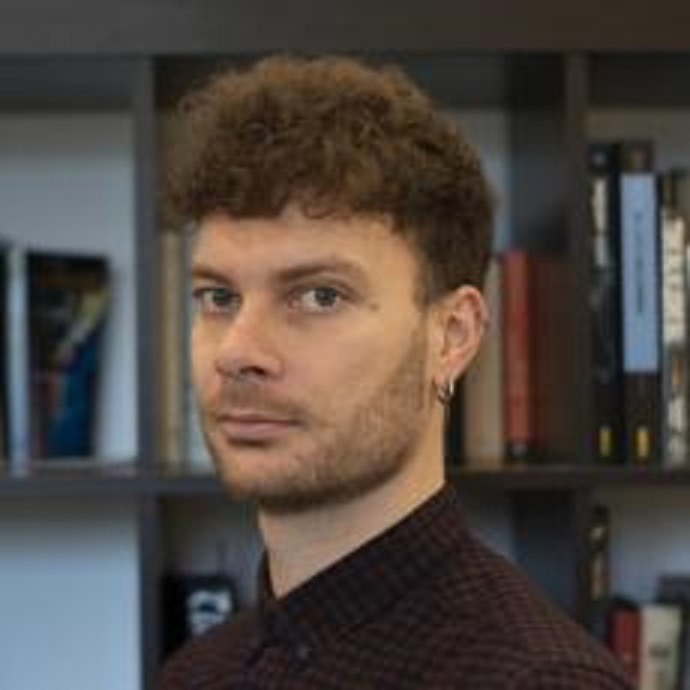
#> input picture pannone.jpg, 690 x 690 px, found by its file name
$ python 'lesson3 - opencv + images.py'
#> lines starting #> are read from the running program, lines starting #| are printed output that depends on the picture; after the words box and inside, x2 and y2 are one past the last pixel; in counts of white or black regions, pixels touching at a corner belong together
import cv2
import numpy as np

img = cv2.imread(
    "pannone.jpg", cv2.IMREAD_COLOR
)  # second argument optional, allows you to speicfy how file is read
#> img is the input picture: shape (690, 690, 3); mean B, G, R 65.6, 71.3, 80
# Note for pngs, the alpha (transparency) channel doesn't have any information, but if you need it, it's -1
print(f"Width: {img.shape[1]} pixels")
#| Width: 690 pixels
print(f"Height: {img.shape[0]} pixels")
#| Height: 690 pixels
print(f"Shape: {img.shape}")
#| Shape: (690, 690, 3)

# cv2.imshow('PANNNNAONEONEENENEEEEENEEEEEEEE',img)
# cv2.waitKey(80)
cv2.destroyAllWindows()  # closes image windows in jupyter notebook
cv2.imwrite("jeff.png", img)  # writes new image

(b, g, r) = img[345, 345]  # notice that it's not rgb, it's bgr
#> b = 120; g = 150; r = 197
print(b, g, r)
#| 120 150 197

# [11 lines of commented-out code are left out]
img[270:330, 150:450, 0:2] = 0  # removes blue and green channels
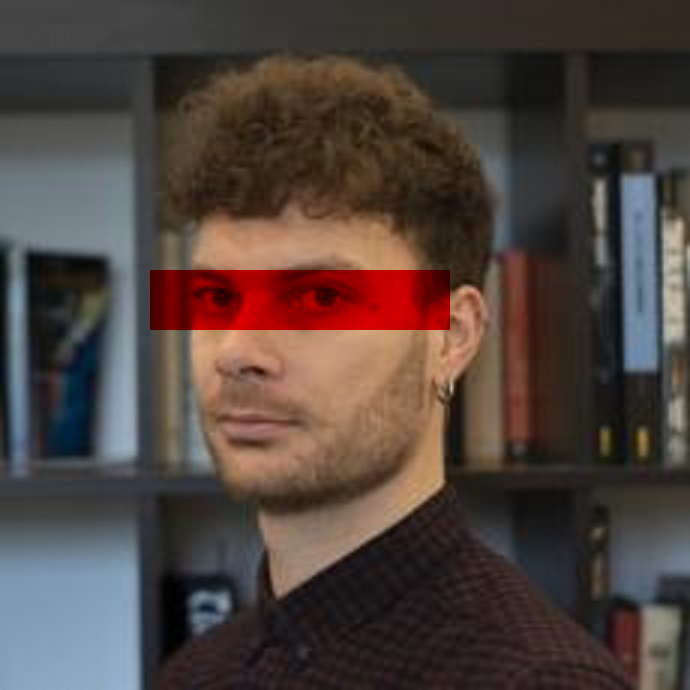
#> img: shape (690, 690, 3); 3.78% of pixels changed, all inside (x1, y1, x2, y2) = (150, 270, 450, 330)
jeff = img[200:400, 120:480]
RED = (0, 0, 255)
cv2.rectangle(jeff, (0, 0), (360, 200), RED, thickness=5)
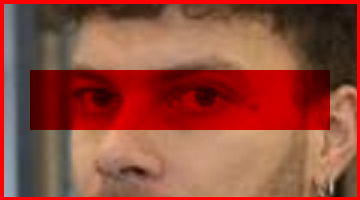
#> jeff: shape (200, 360, 3); mean B, G, R 60, 75.2, 146.6
YELLOW = (0, 255, 255)
cv2.circle(jeff, (100, 99), 5, YELLOW, thickness=-1)
#> jeff: shape (200, 360, 3); 0.11% of pixels changed, all inside (x1, y1, x2, y2) = (95, 94, 106, 105)
cv2.circle(jeff, (205, 96), 5, YELLOW, thickness=-1)
cv2.line(jeff, (205, 96), (250, 250), YELLOW, thickness=2)  # draw a line
cv2.line(jeff, (100, 99), (250, 250), YELLOW, thickness=2)  # draw a line

# cv2.imshow('PANNNNAONEONEENENEEEEENEEEEEEEE',jeff)
# cv2.waitKey(100)
cv2.imwrite("jeff.png", img)  # writes new image
(bluChan, grnChan, redChan) = cv2.split(img)
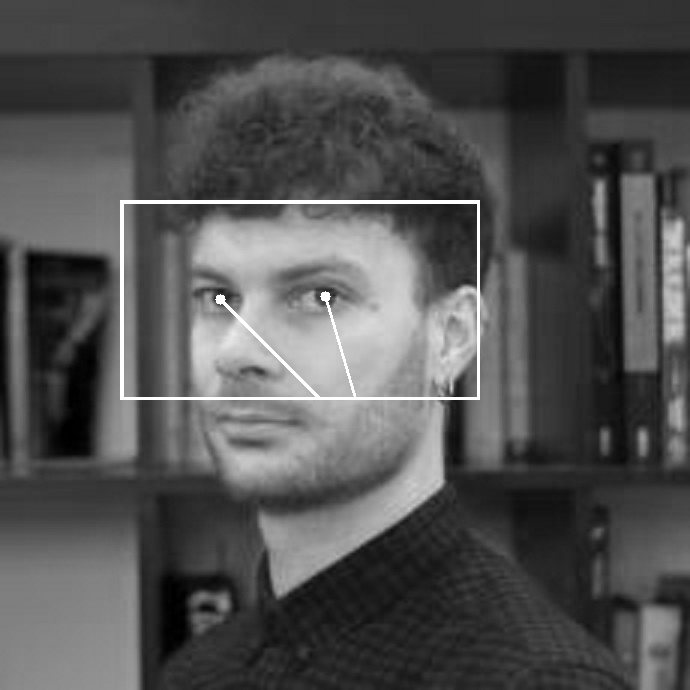
#> redChan: shape (690, 690); min 0, max 255, mean 81.4

img_copy = cv2.merge((grnChan, redChan, bluChan))
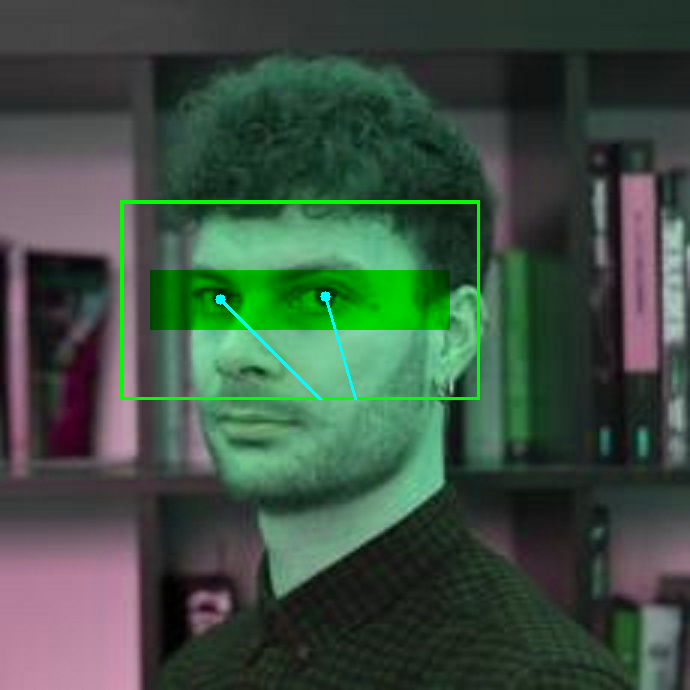
#> img_copy: shape (690, 690, 3); mean of channels 0, 1, 2 66.8, 81.4, 61.6; drawn as B, G, R
# [6 lines of commented-out code are left out]
print(img.shape[0], img.shape[1], img.shape[2])
#| 690 690 3
upscale_img = cv2.resize(
    img, (img.shape[0] // 3, img.shape[1] * 1)
)  # resizes image, requires ints

upscale_img = cv2.resize(upscale_img, None, fx=1.4, fy=0.7)  # resizes image
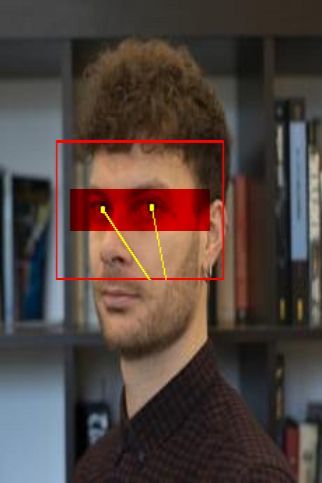
#> upscale_img: shape (483, 322, 3); mean B, G, R 61.6, 66.8, 81.3
tx = 100  # translation
ty = -100  # translation
# stretces and rotates
A11 = 1
A12 = 0.3
A21 = -0.2
A22 = 0.9
# rows and columns
rows = img.shape[0]
#> rows = 690
cols = img.shape[1]
#> cols = 690
M = np.float32([[A11, A12, tx], [A21, A22, ty]])
M = cv2.getRotationMatrix2D((cols // 2, rows // 2), 136.2, 0.86)
dst_img = cv2.warpAffine(img, M, (rows, cols))
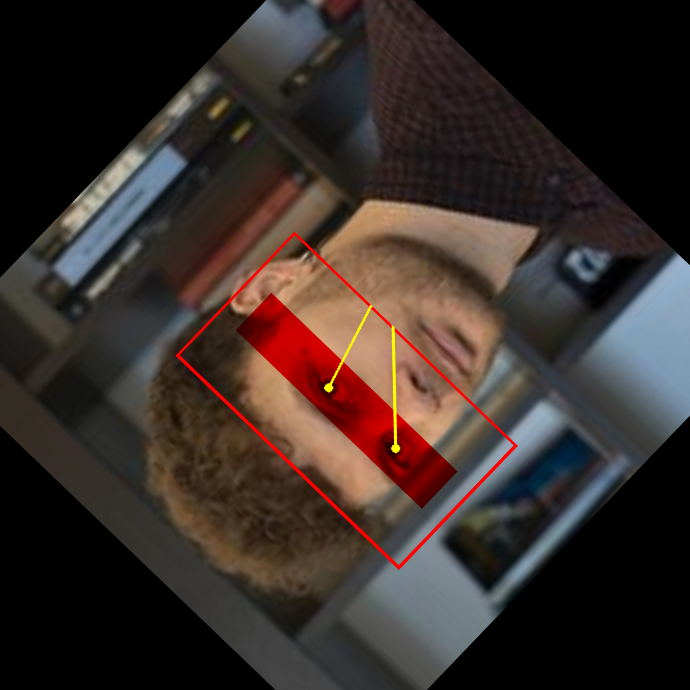
#> dst_img: shape (690, 690, 3); mean B, G, R 41.5, 45.5, 56.5
# cv2.imshow('modified', dst_img)
# cv2.waitKey(2000)

pts_1 = np.float32([[135, 45], [385, 45], [135, 230]])
pts_2 = np.float32([[135, 45], [385, 45], [150, 230]])

M = cv2.getAffineTransform(pts_1, pts_2)
# getAffineTransform gets the matrix necessary to translate
# the image where the pixel at posn pts_1 moves to pts_2
print(M)
dst_img2 = cv2.warpAffine(img, M, (rows, cols))
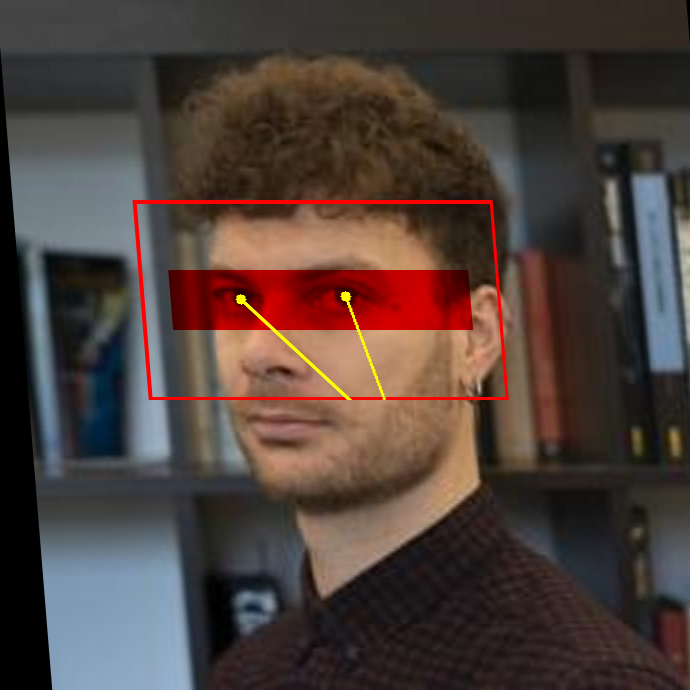
#> dst_img2: shape (690, 690, 3); mean B, G, R 58.6, 63.6, 78.2
cv2.imshow("modified", dst_img2)
cv2.waitKey(2000)

$ run again, with night-sky1.jpg copied over pannone.jpg
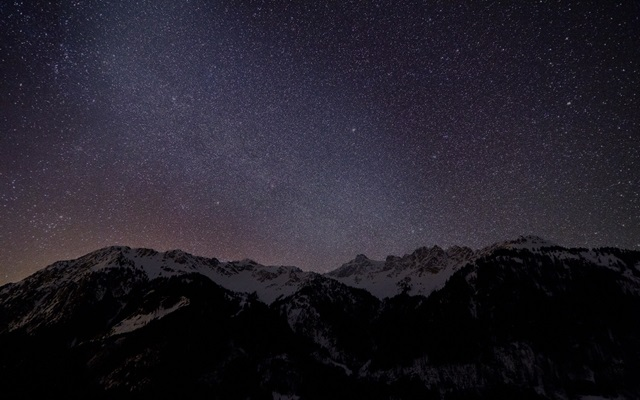
#> input picture night-sky1.jpg, 640 x 400 px, found by its file name
#> img is the input picture: shape (400, 640, 3); mean B, G, R 42.2, 32.1, 35.5
#| Width: 640 pixels
#| Height: 400 pixels
#| Shape: (400, 640, 3)
#> b = 1
#| 1 1 1
#> img: shape (400, 640, 3); 6.17% of pixels changed, all inside (x1, y1, x2, y2) = (150, 270, 450, 330)
#> `cv2.rectangle(jeff, (0, 0), (360, 200), RED, thickness=5)`:
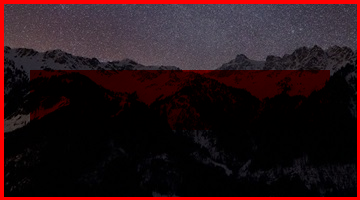
#> jeff: shape (200, 360, 3); mean B, G, R 25, 21, 41.5
#| 400 640 3
#> `dst_img2 = cv2.warpAffine(img, M, (rows, cols))`:
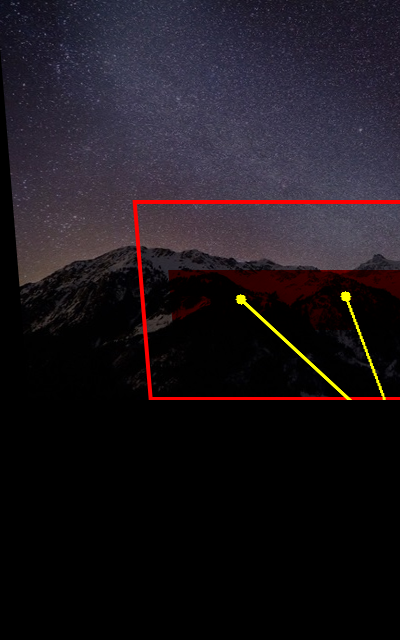
#> dst_img2: shape (640, 400, 3); mean B, G, R 28.3, 22.6, 28.2

$ run again, with night-sky2.jpg copied over pannone.jpg
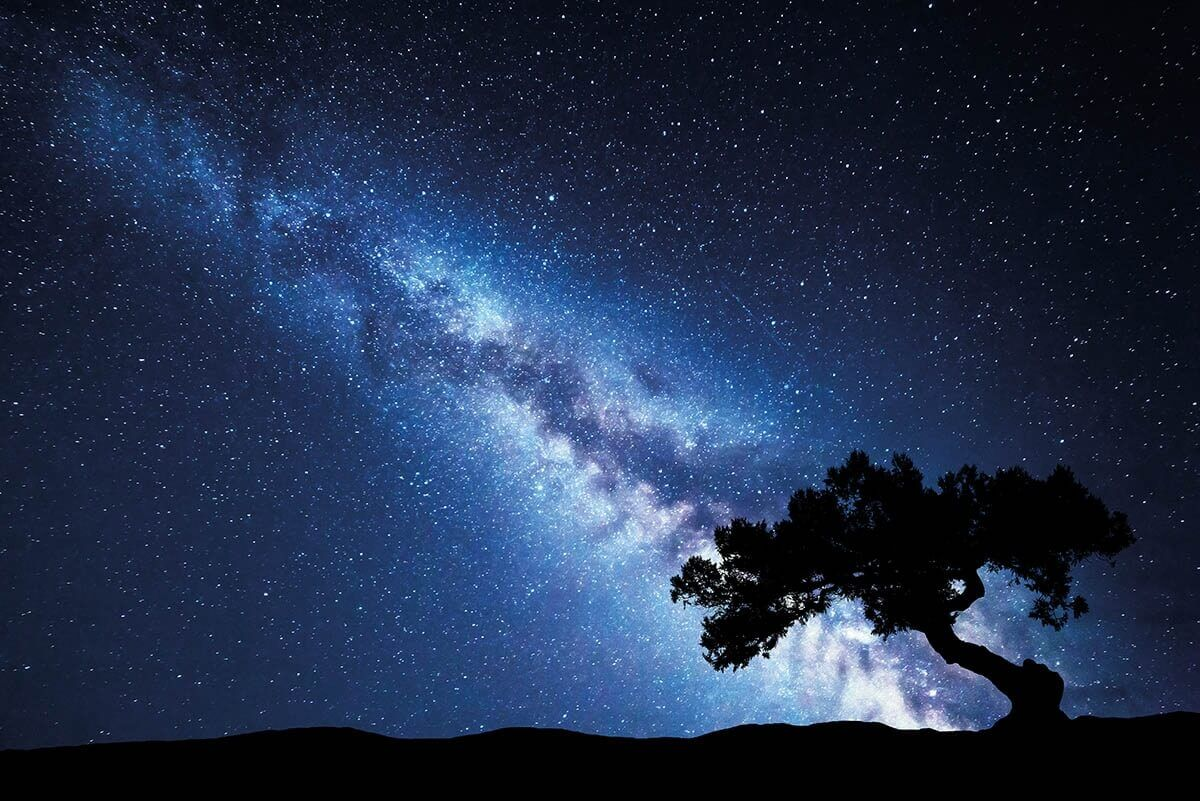
#> input picture night-sky2.jpg, 1200 x 801 px, found by its file name
#> img is the input picture: shape (801, 1200, 3); mean B, G, R 75.6, 47.5, 32.9
#| Width: 1200 pixels
#| Height: 801 pixels
#| Shape: (801, 1200, 3)
#> b = 157; g = 99; r = 57
#| 157 99 57
#> img: shape (801, 1200, 3); 1.87% of pixels changed, all inside (x1, y1, x2, y2) = (150, 270, 450, 330)
#> `cv2.rectangle(jeff, (0, 0), (360, 200), RED, thickness=5)`:
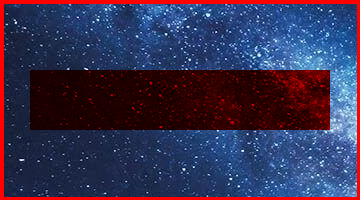
#> jeff: shape (200, 360, 3); mean B, G, R 81, 48.7, 55.3
#| 801 1200 3
#> `dst_img2 = cv2.warpAffine(img, M, (rows, cols))`:
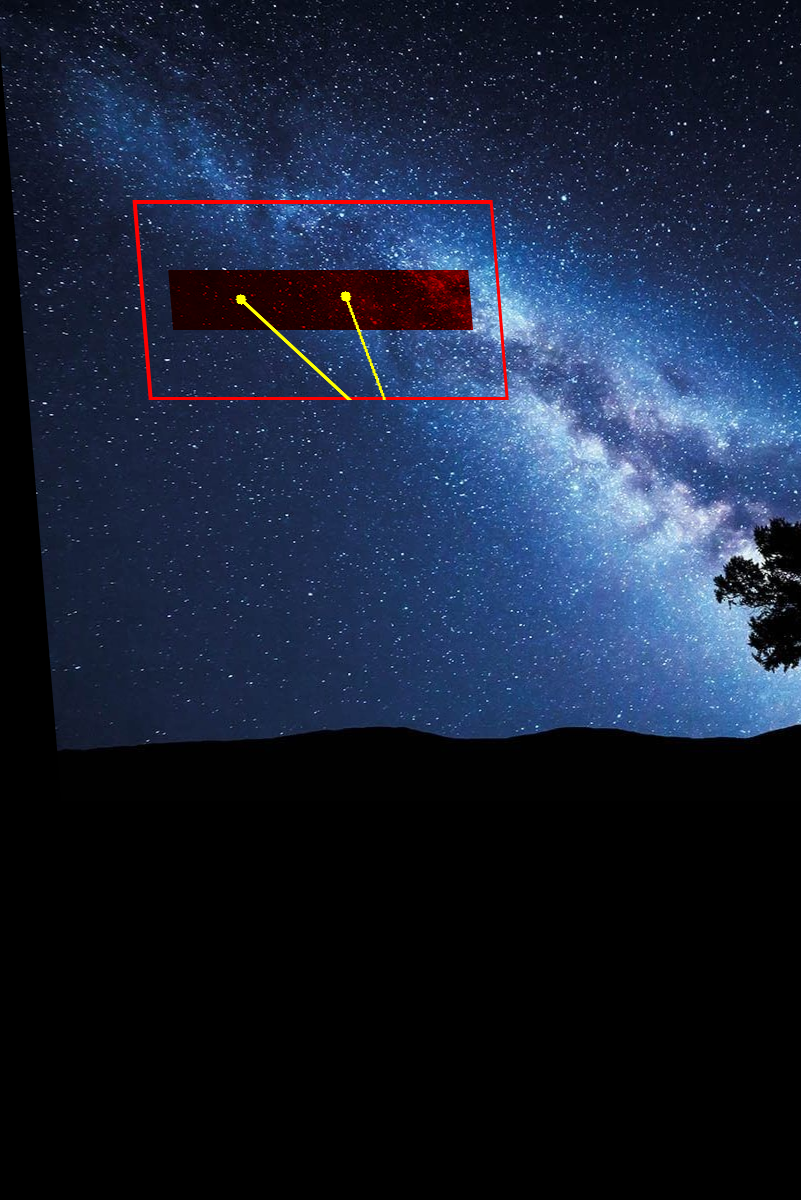
#> dst_img2: shape (1200, 801, 3); mean B, G, R 55.1, 34.5, 25.2

$ run again, with night-sky3.jpg copied over pannone.jpg
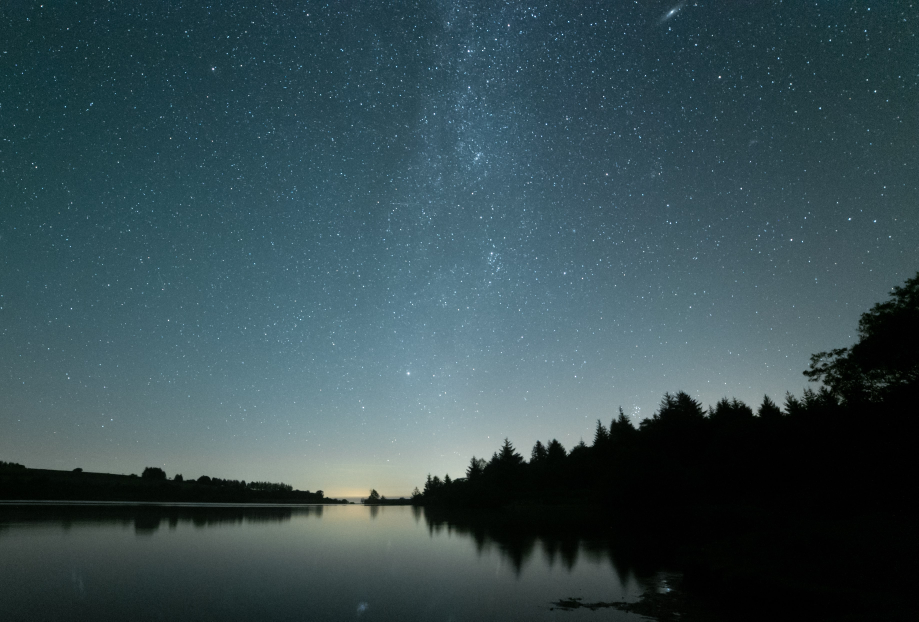
#> input picture night-sky3.jpg, 3675 x 2486 px, found by its file name (shown at 1/4 size)
#> img is the input picture: shape (2486, 3675, 3); mean B, G, R 82.5, 77.1, 55.2
#| Width: 3675 pixels
#| Height: 2486 pixels
#| Shape: (2486, 3675, 3)
#> b = 55; g = 50; r = 19
#| 55 50 19
#| 2486 3675 3
#> `dst_img2 = cv2.warpAffine(img, M, (rows, cols))`:
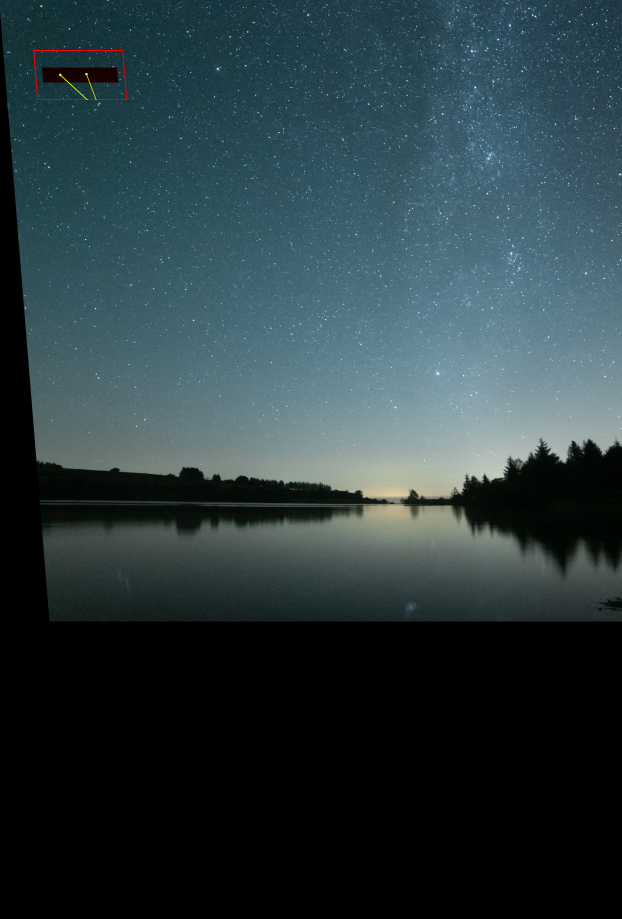
#> dst_img2: shape (3675, 2486, 3) (shown at 1/4 size); mean B, G, R 61.9, 57.9, 41.6
